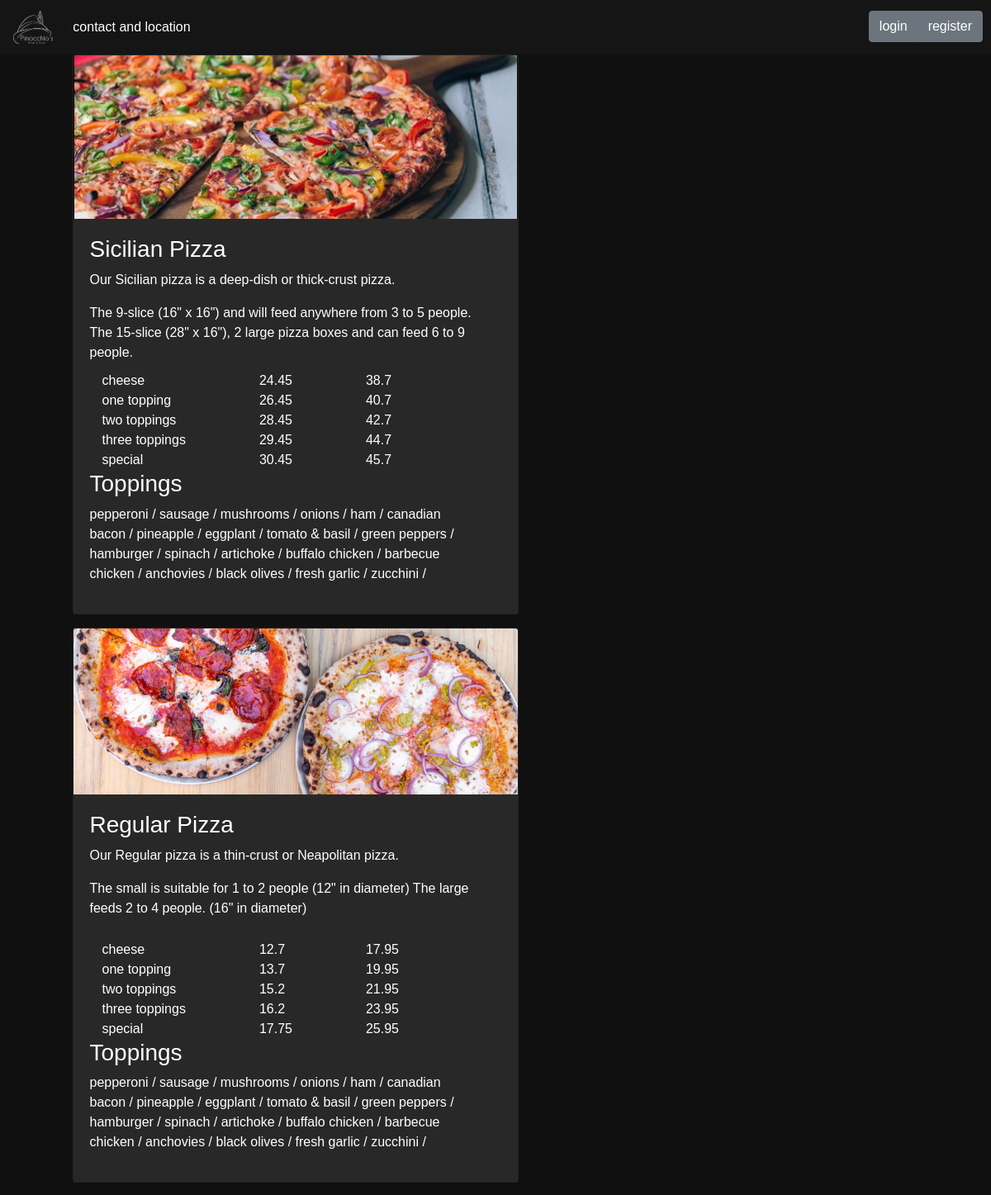
Before: / (upper part) with the older database file.
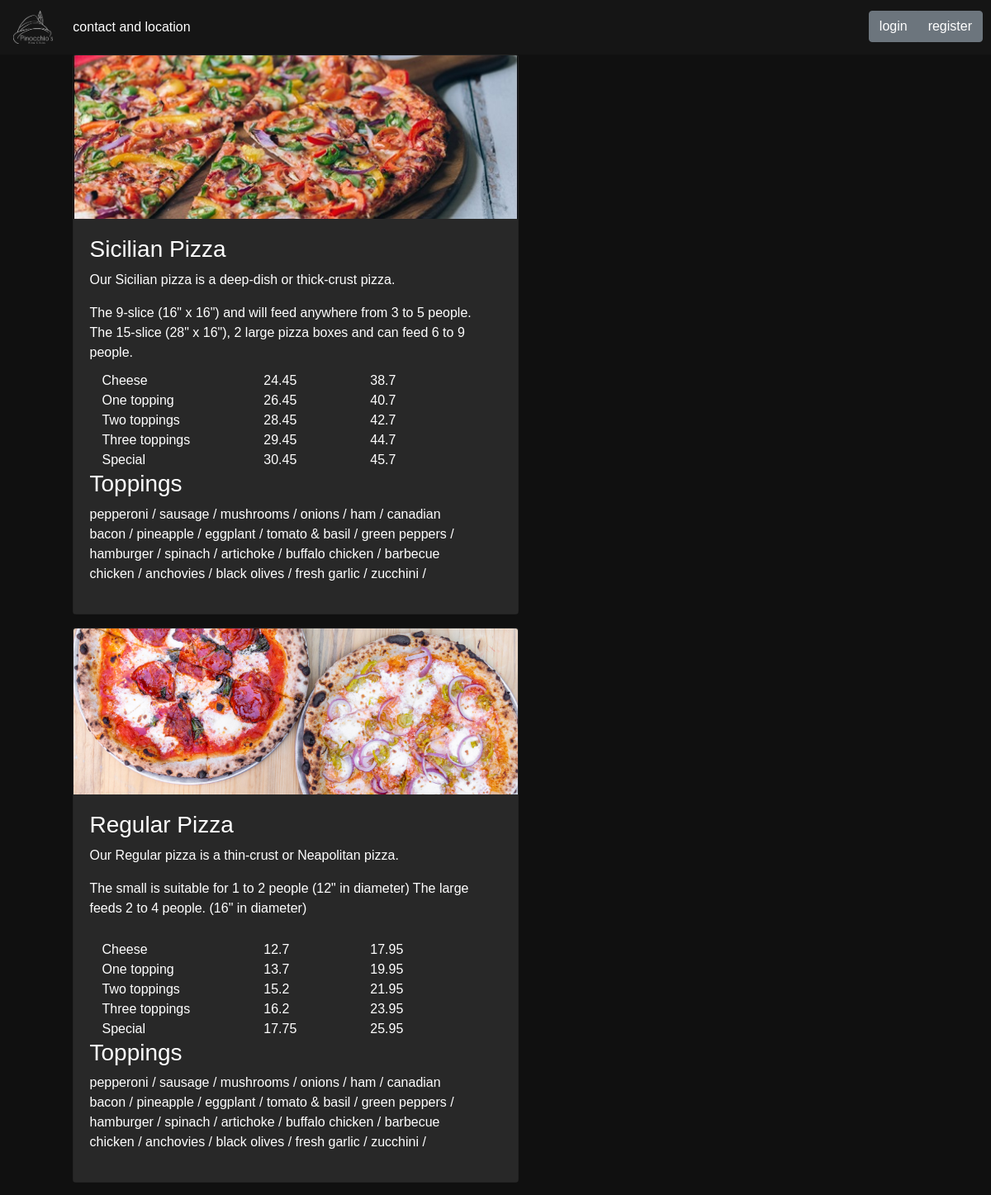
After: the same page with the newer database file.
### orders/models.py (models this page shows)
class PizzaTopping(models.Model):
    topping = models.CharField(max_length=20)
    def __str__(self):
        return f'{self.topping}'

### orders/views.py (the view)
# urls.py: path("", views.index, name="index"),
def index(request):
    if not request.user.is_authenticated:
        context = generate_context(request, None, logged=False)
        return render(request, "orders/index.html", context)
    order = if_pending_order(request)
    context = generate_context(request, order, logged=True)
    return render(request, "orders/order_view.html", context)

### orders/models.py (called while the page is built)
    def __str__(self):
        return f"{self.name}"

    def __str__(self):
        return f"{self.ingredients}"

    def __str__(self):
        return f"{self.ingredients}"

    def __str__(self):
        return f"{self.ingredients}"

    def __str__(self):
        return f"{self.ingredients}"

### orders/views.py (called while the page is built, shortened)
def generate_context(request, order, logged=False):
    context = {
            "bases": PizzaBaseType.objects.all(),
            "toppingOptions": PizzaTopping.objects.all(),
            "sizes": Size.objects.all(),
            "toppings": Topping.objects.all(),
            "subs": Sub.objects.all(),
            "extras": Extra.objects.all(),
            "pastas": Pasta.objects.all(),
            "salads": Salad.objects.all(),
            "sicilians": Pizza.objects.filter(base="2"),
            "regulars": Pizza.objects.filter(base="1"),
            "dinnerPlates": DinnerPlate.objects.all(),
        }
    return context

### orders/templates/orders/index.html (shortened to what this page needs)
{% extends "orders/layout.html" %}
{% load static %}
{% block navContent %}
<ul class="navbar-nav mr-auto">
    <li class="nav-item active">
        <a class="nav-link" href="#contact">contact and location<span class="sr-only">(current)</span></a>
    </li>
    <div class="btn-group btn-group-toggle" data-toggle="buttons" id="buttons_header">
        <input type="button" class="btn btn-secondary " data-toggle="modal" data-target="#login_modal" value="login">
        <input type="button" class="btn btn-secondary " data-toggle="modal" data-target="#registration_modal"
            value="register">
    </div>
</ul>
{% endblock%}
{% block body %}
<div class="row menu_items">
    <div class="card mb-3 offset-1">
        <img src="{% static 'orders/images/sicilian1.jpg' %}" class="card-img-top" alt="...">
        <div class="card-body">
            <div class="card-text">
                <h3>Sicilian Pizza</h3>
                <div class="row col-md-12">
                    <p>Our Sicilian pizza is a deep-dish or thick-crust pizza.</p>
                    <span> The 9-slice (16" x 16") and will feed anywhere from 3 to 5 people.</span>
                    The 15-slice (28" x 16"), 2 large pizza boxes and can feed 6 to 9 people.
                </div>
                <div class="row">
                    <div class="col-xs-6 pizza_toppings">
                        {% for top in toppingOptions %}
                        <div>{{top}}</div>
                        {% endfor %}
                    </div>
                    <div class="col-xs-3 offset-1 pizza_toppings">
                        {% for sicilian in sicilians %}
                        <div> {{sicilian.small}} </div>
                        {% endfor %}
                    </div>
                    <div class="col-xs-3 offset-1 pizza_toppings">
                        {% for sicilian in sicilians %}
                        <div> {{sicilian.large}}  </div>
                        {% endfor %}
                    </div>
                </div>
                <div class="row col-md-12">
                    <h3>Toppings</h3>
                    <p> {% for topping in toppings %}
                        <span> {{ topping }} / </span>
                        {% endfor %}
                    </p>
                </div>
            </div>
        </div>
    </div>
    <div class="card mb-3 offset-1">
        <img src="{% static 'orders/images/pizza.jpg' %}" class="card-img-top" alt="...">
        <div class="card-body">
            <div class="card-text">
                <h3>Regular Pizza</h3>
                <div class="row col-md-12">
                    <p>Our Regular pizza is a thin-crust or Neapolitan pizza. </p>
                    <p>The small is suitable for 1 to 2 people (12" in diameter)
                        The large feeds 2 to 4 people. (16" in diameter)</p>
                </div>
                <div class="row">
                    <div class="col-xs-6 pizza_toppings" >
                        {% for top in toppingOptions %}
                        <div>{{top}}</div>
                        {% endfor %}
                    </div>
                    <div class="col-xs-3 offset-1 pizza_toppings">
                        {% for regular in regulars %}
                        <div> {{regular.small}} </div>
                        {% endfor %}
                    </div>
                    <div class="col-xs-3 offset-1 pizza_toppings">
                        {% for regular in regulars %}
                        <div> {{regular.large}}  </div>
                        {% endfor %}
                    </div>
                </div>
                <div class="row col-md-12">
                    <h3>Toppings</h3>
                    <p> {% for topping in toppings %}
                        <span> {{ topping }} / </span>
                        {% endfor %}
                    </p>
                </div>
            </div>
        </div>
    </div>
</div>
{% endblock%}

Changed rows visible on the page:
changed PizzaTopping: topping "cheese" → "Cheese"
changed PizzaTopping: topping "one topping" → "One topping"
changed PizzaTopping: topping "two toppings" → "Two toppings"
changed PizzaTopping: topping "three toppings" → "Three toppings"
changed PizzaTopping: topping "special" → "Special"
